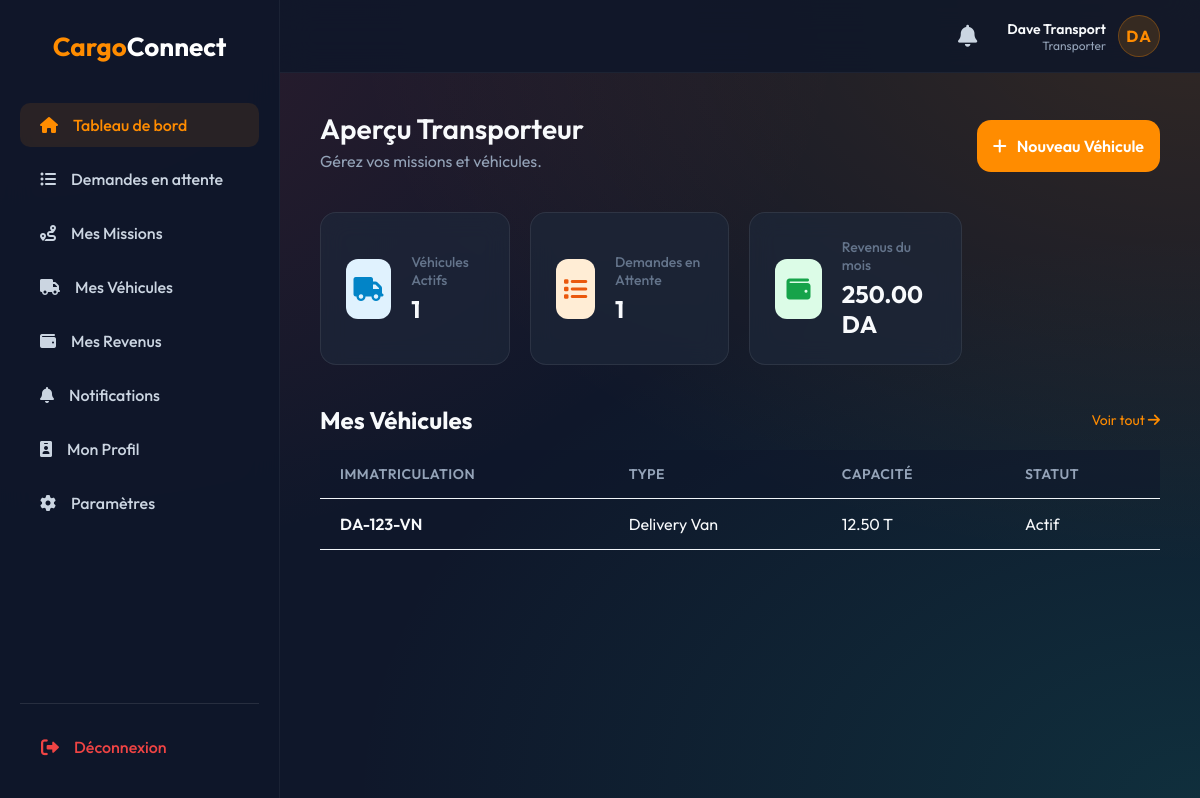
The app's page /transporter/dashboard.php (signed in) with its own data.
### tables this page shows
CREATE TABLE IF NOT EXISTS vehicles (
    id INT UNSIGNED AUTO_INCREMENT PRIMARY KEY,
    owner_id INT UNSIGNED NOT NULL,
    vehicle_type VARCHAR(50) NOT NULL,
    capacity DECIMAL(8,2) NOT NULL COMMENT 'Capacity in cubic meters/tons',
    plate_number VARCHAR(20) NOT NULL UNIQUE,
    status ENUM('active', 'inactive') NOT NULL DEFAULT 'active',
    created_at TIMESTAMP DEFAULT CURRENT_TIMESTAMP,
    updated_at TIMESTAMP DEFAULT CURRENT_TIMESTAMP ON UPDATE CURRENT_TIMESTAMP,
    FOREIGN KEY (owner_id) REFERENCES users(id) ON DELETE CASCADE,
    INDEX idx_vehicle_owner (owner_id)
);

### functions/vehicle.php (called while the page is built, shortened)
<?php
function getVehiclesByTransporter($transporter_id, $pdo) {
    $stmt = $pdo->prepare("SELECT * FROM vehicles WHERE owner_id = ? ORDER BY created_at DESC");
    $stmt->execute([$transporter_id]);
    return $stmt->fetchAll(PDO::FETCH_ASSOC);
}

### functions/reservation/queries.php (called while the page is built, shortened)
<?php
function getPendingRequests($pdo) {
    $stmt = $pdo->prepare("SELECT r.*, u.name as client_name, u.phone as client_phone
                           FROM reservations r
                           JOIN users u ON r.client_id = u.id
                           WHERE r.status = ?
                           AND r.created_at >= (NOW() - INTERVAL 1 DAY)
                           ORDER BY r.created_at ASC");
    $stmt->execute([ReservationStatus::PENDING]);
    return $stmt->fetchAll(PDO::FETCH_ASSOC);
}

### functions/earning.php (called while the page is built, shortened)
<?php
function calculateEarnings($transporter_id, $pdo) {
    $stmt = $pdo->prepare("SELECT SUM(amount) as total
                           FROM earnings
                           WHERE transporter_id = ? AND MONTH(created_at) = MONTH(CURRENT_DATE()) AND YEAR(created_at) = YEAR(CURRENT_DATE())");
    $stmt->execute([$transporter_id]);
    $result = $stmt->fetch(PDO::FETCH_ASSOC);
    return $result['total'] ?? 0;
}

### transporter/dashboard.php (the view, shortened to what this page needs)
<?php
require_once CONF_PATH . 'database.php';
require_once FUNC_PATH . 'vehicle.php';
require_once FUNC_PATH . 'earning.php';
$db = new Database();
$pdo = $db->getConnection();
$transporter_id = $_SESSION['user_id'];
$vehicles = getVehiclesByTransporter($transporter_id, $pdo);
$active_vehicles = count(array_filter($vehicles, fn($v) => $v['status'] === 'active'));
$pending_requests = count(getPendingRequests($pdo));
$total_earnings = calculateEarnings($transporter_id, $pdo);
?>
<!DOCTYPE html>
<html lang="fr">
<head>
    <link href="https://cdnjs.cloudflare.com/ajax/libs/font-awesome/6.0.0/css/all.min.css" rel="stylesheet">
    <link rel="stylesheet" href="<?php echo CSS_URL; ?>style.css">
    <link rel="stylesheet" href="<?php echo CSS_URL; ?>dashboard.css">
</head>
<body>
<div class="dashboard-layout">
    <?php include INC_PATH . 'sidebar.php'; ?>
    <main class="main-content">
        <?php include INC_PATH . 'topbar.php'; ?>
        <div class="page-header">
            <div>
                <h1>Aperçu Transporteur</h1>
                <p style="color: #94a3b8; margin-top: 5px;">Gérez vos missions et véhicules.</p>
            </div>
            <div>
                <a href="<?php echo URL_ROOT; ?>transporter/vehicle_form.php" class="btn btn-primary"><i class="fas fa-plus"></i> Nouveau Véhicule</a>
            </div>
        </div>
        <div class="stats-grid">
            <div class="stat-card">
                <div class="stat-icon blue"><i class="fas fa-truck"></i></div>
                <div class="stat-details">
                    <h3>Véhicules Actifs</h3>
                    <div class="num"><?php echo $active_vehicles; ?></div>
                </div>
            </div>
            <div class="stat-card" style="cursor: pointer;" onclick="window.location.href='requests.php'">
                <div class="stat-icon orange"><i class="fas fa-list"></i></div>
                <div class="stat-details">
                    <h3>Demandes en Attente</h3>
                    <div class="num"><?php echo $pending_requests; ?></div>
                </div>
            </div>
            <div class="stat-card" style="cursor: pointer;" onclick="window.location.href='earnings.php'">
                <div class="stat-icon green"><i class="fas fa-wallet"></i></div>
                <div class="stat-details">
                    <h3>Revenus du mois</h3>
                    <div class="num"><?php echo number_format($total_earnings, 2); ?> DA</div>
                </div>
            </div>
        </div>
        <div class="recent-section" style="margin-top: 30px;">
            <div class="section-header" style="display: flex; justify-content: space-between; align-items: center; margin-bottom: 15px;">
                <h2>Mes Véhicules</h2>
                <a href="vehicles.php" style="color: #ff8c00; text-decoration: none; font-size: 14px;">Voir tout <i class="fas fa-arrow-right"></i></a>
            </div>
            <?php if (empty($vehicles)): ?>
                <div style="text-align: center; padding: 40px; background: rgba(30, 41, 59, 0.5); border-radius: 12px; border: 1px dashed rgba(255, 255, 255, 0.1);">
                    <i class="fas fa-truck" style="font-size: 40px; color: #64748b; margin-bottom: 15px;"></i>
                    <p style="color: #94a3b8;">Aucun véhicule enregistré.</p>
                    <a href="vehicle_form.php" class="btn btn-primary" style="margin-top: 15px; display: inline-block;">Ajouter un véhicule</a>
                </div>
            <?php else: ?>
                <div class="table-container">
                    <table class="data-table">
                        <thead>
                            <tr>
                                <th>Immatriculation</th>
                                <th>Type</th>
                                <th>Capacité</th>
                                <th>Statut</th>
                            </tr>
                        </thead>
                        <tbody>
                            <?php foreach (array_slice($vehicles, 0, 3) as $vehicle): ?>
                                <tr>
                                    <td style="font-weight: 600;"><?php echo htmlspecialchars($vehicle['plate_number'], ENT_QUOTES, 'UTF-8'); ?></td>
                                    <td><?php echo htmlspecialchars($vehicle['vehicle_type'], ENT_QUOTES, 'UTF-8'); ?></td>
                                    <td><?php echo number_format($vehicle['capacity'], 2); ?> T</td>
                                    <td>
                                        <?php if ($vehicle['status'] === 'active'): ?>
                                            <span class="badge badge-success">Actif</span>
                                        <?php else: ?>
                                            <span class="badge badge-danger">Inactif</span>
                                        <?php endif; ?>
                                    </td>
                                </tr>
                            <?php endforeach; ?>
                        </tbody>
                    </table>
                </div>
            <?php endif; ?>
        </div>
    </main>
</div>
</body>
</html>

### public/css/style.css (style rules this page uses)
:root { --primary: #ff8c00; --primary-hover: #ff6b00; --bg-dark: #0f172a; --text-main: #f8fafc; --text-muted: #94a3b8; --glass-bg: rgba(15, 23, 42, 0.4); --glass-border: rgba(255, 255, 255, 0.08); --glass-shadow: 0 25px 50px -12px rgba(0, 0, 0, 0.5); }
* { margin: 0; padding: 0; box-sizing: border-box; font-family: 'Outfit', sans-serif; }
body { min-height: 100vh; background: var(--bg-dark); display: flex; flex-direction: column; color: var(--text-main); position: relative; overflow-x: hidden; }
.btn-primary, .btn-secondary, .btn-outline,.btn-primary a, .btn-secondary a, .btn-outline a { width: 100%; padding: 16px; border-radius: 14px; font-size: 16px; font-weight: 600; cursor: pointer; transition: all 0.3s cubic-bezier(0.4, 0, 0.2, 1); display: flex; justify-content: center; align-items: center; gap: 10px; margin-top: 10px; text-decoration: none !important; }
.btn-primary { background: var(--primary); color: white; border: none; }

### public/css/dashboard.css (style rules this page uses)
body { background: #0f172a; background-image: radial-gradient(at 0% 0%, rgba(239, 68, 68, 0.15) 0px, transparent 50%), radial-gradient(at 100% 0%, rgba(255, 140, 0, 0.15) 0px, transparent 50%), radial-gradient(at 100% 100%, rgba(20, 184, 166, 0.15) 0px, transparent 50%); background-attachment: fixed; min-height: 100vh; color: #f8fafc; font-family: 'Inter', 'Outfit', sans-serif; }
.dashboard-layout { display: flex; min-height: 100vh; }
.main-content { flex: 1; padding: 110px 40px 40px 40px; margin-left: 280px; width: calc(100% - 280px); overflow-y: auto; position: relative; z-index: 10; }
.page-header { display: flex; justify-content: space-between; align-items: center; margin-bottom: 40px; }
.page-header h1 { font-size: 28px; font-weight: 600; }
.stats-grid { display: grid; grid-template-columns: repeat(1, 1fr); gap: 20px; margin-bottom: 40px; }
.stat-card { background: rgba(30, 41, 59, 0.65); backdrop-filter: blur(12px); padding: 25px; border-radius: 16px; display: flex; align-items: center; gap: 20px; border: 1px solid rgba(255, 255, 255, 0.08); transition: all 0.3s cubic-bezier(0.4, 0, 0.2, 1); transform: translateY(40px); opacity: 0; animation: slideUp 0.6s cubic-bezier(0.16, 1, 0.3, 1) forwards; }
.stat-card:nth-child(1) { animation-delay: 0.1s; }
.stat-card:nth-child(2) { animation-delay: 0.2s; }
.stat-card:nth-child(3) { animation-delay: 0.3s; }
.stat-icon { width: 60px; height: 60px; border-radius: 12px; display: flex; align-items: center; justify-content: center; font-size: 24px; }
.stat-icon.blue { background: #e0f2fe; color: #0284c7; }
.stat-icon.orange { background: #ffedd5; color: #ea580c; }
.stat-icon.green { background: #dcfce7; color: #16a34a; }
.stat-details h3 { font-size: 14px; color: #64748b; font-weight: 500; margin-bottom: 5px; }
.stat-details .num { font-size: 24px; font-weight: 700; color: #0f172a; }
.data-table { width: 100%; border-collapse: collapse; }
.data-table th, .data-table td { padding: 15px 20px; text-align: left; border-bottom: 1px solid #f1f5f9; }
.data-table th { background: rgba(15, 23, 42, 0.5); font-weight: 600; color: #94a3b8; font-size: 14px; text-transform: uppercase; letter-spacing: 0.5px; }
.data-table tr { transition: background 0.3s; }
h1, h2, h3, h4, .stat-details .num { color: #f8fafc; }
.page-header p { color: #94a3b8 !important; }
@media (min-width: 576px) { .stats-grid { grid-template-columns: repeat(2, 1fr); } }
@media (min-width: 768px) { .stats-grid { grid-template-columns: repeat(3, 1fr); } }
@media (min-width: 992px) { .stats-grid { grid-template-columns: repeat(4, 1fr); } }

### records on screen
vehicles: status "1", plate_number "DA-123-VN", vehicle_type "Delivery Van", capacity "12.50", shows "Actif"

### other values on screen
$userName "Dave Transport"
$userRole "Transporter"
$userInitials "DA"
$pending_requests "1"
$total_earnings "250.00"
